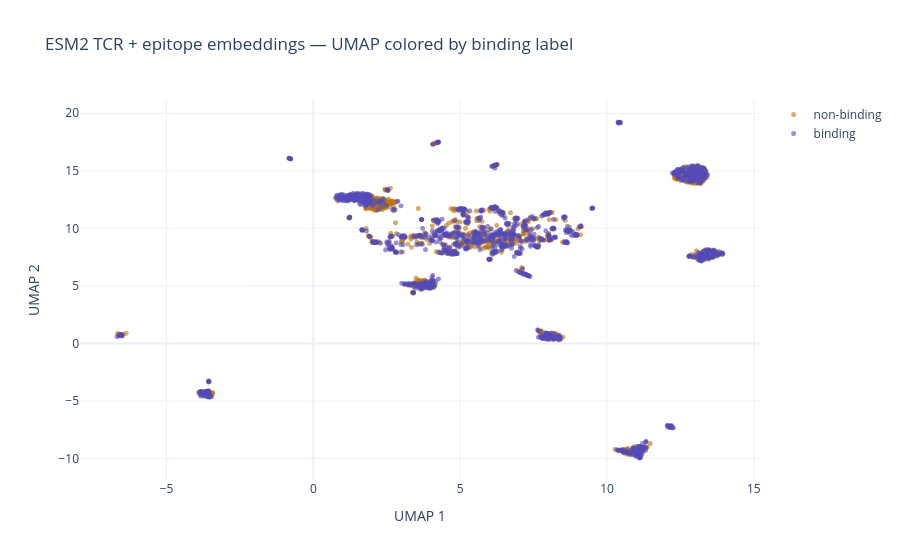
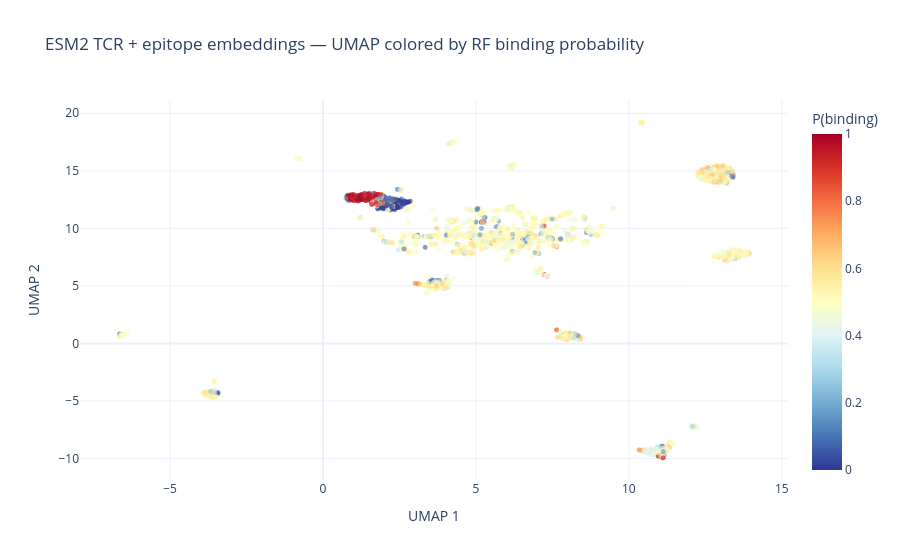

Notebook source saved alongside these figures, in order:
### Markdown cell above
This UMAP is computed on the full 640-dimensional feature vector used by the Random Forest — the concatenation of TCR and epitope ESM2 embeddings — so each point represents a TCR–epitope pair, and any visible structure reflects the joint biochemical compatibility captured by the model.

### Code cell
# ── UMAP on the full concatenated embedding (TCR + epitope = 640 dims) ────
# This is what the Random Forest actually learned from
%pip install umap-learn plotly

import umap
import plotly.express as px
import pandas as pd
import numpy as np

# ── 1. Subsample for speed (UMAP on 120k points is slow in a notebook) ────
N_VIZ = 3000
rng   = np.random.default_rng(42)
idx   = rng.choice(len(X_test), size=N_VIZ, replace=False)

X_viz = X_test[idx]          # (3000, 640)  — ESM2 embeddings
y_viz = y_test[idx]           # 0 = non-binding, 1 = binding

print("Running UMAP on TCR + epitope embeddings (640 dims)...")
reducer_full = umap.UMAP(n_components=2, n_neighbors=30, min_dist=0.1,
                          random_state=42, n_jobs=1)
full_2d = reducer_full.fit_transform(X_viz)   # (3000, 640) → (3000, 2)

df_full = pd.DataFrame({
    "UMAP 1"  : full_2d[:, 0],
    "UMAP 2"  : full_2d[:, 1],
    "label"   : ["binding" if l == 1 else "non-binding" for l in y_viz],
    "prob_rf" : rf.predict_proba(X_viz)[:, 1].round(3),
})

# ── colored by true label ─────────────────────────────────────────────────
fig3 = px.scatter(
    df_full,
    x="UMAP 1", y="UMAP 2",
    color="label",
    color_discrete_map={"binding": "#534AB7", "non-binding": "#BA7517"},
    hover_data={"prob_rf": True, "UMAP 1": False, "UMAP 2": False},
    opacity=0.6,
    title="ESM2 TCR + epitope embeddings — UMAP colored by binding label",
    labels={"label": ""},
    template="plotly_white",
)
fig3.update_traces(marker=dict(size=5))
fig3.show()

# ── colored by RF probability ─────────────────────────────────────────────
fig4 = px.scatter(
    df_full,
    x="UMAP 1", y="UMAP 2",
    color="prob_rf",
    color_continuous_scale="RdYlBu_r",
    range_color=[0, 1],
    opacity=0.6,
    title="ESM2 TCR + epitope embeddings — UMAP colored by RF binding probability",
    labels={"prob_rf": "P(binding)"},
    template="plotly_white",
)
fig4.update_traces(marker=dict(size=5))
fig4.show()

### Figure 1 — Plotly figure (JSON) as saved in the notebook; plotly's stock layout.template omitted (floating-point values rounded to 4 significant figures; data arrays with more than 128 entries replaced by an {"elided": "..."} marker saying what was removed)
{"data": [{"customdata": {"elided": "1486x1 float values"}, "hovertemplate": "=non-binding<br>prob_rf=%{customdata[0]}<extra></extra>", "legendgroup": "non-binding", "marker": {"color": "#BA7517", "opacity": 0.6, "size": 5, "symbol": "circle"}, "mode": "markers", "name": "non-binding", "showlegend": true, "type": "scattergl", "x": {"elided": "1486 float values"}, "xaxis": "x", "y": {"elided": "1486 float values"}, "yaxis": "y"}, {"customdata": {"elided": "1514x1 float values"}, "hovertemplate": "=binding<br>prob_rf=%{customdata[0]}<extra></extra>", "legendgroup": "binding", "marker": {"color": "#534AB7", "opacity": 0.6, "size": 5, "symbol": "circle"}, "mode": "markers", "name": "binding", "showlegend": true, "type": "scattergl", "x": {"elided": "1514 float values"}, "xaxis": "x", "y": {"elided": "1514 float values"}, "yaxis": "y"}], "layout": {"legend": {"title": {"text": ""}, "tracegroupgap": 0}, "title": {"text": "ESM2 TCR + epitope embeddings — UMAP colored by binding label"}, "xaxis": {"anchor": "y", "domain": [0, 1], "title": {"text": "UMAP 1"}}, "yaxis": {"anchor": "x", "domain": [0, 1], "title": {"text": "UMAP 2"}}}}

### Figure 2 — Plotly figure (JSON) as saved in the notebook; plotly's stock layout.template omitted (floating-point values rounded to 4 significant figures; data arrays with more than 128 entries replaced by an {"elided": "..."} marker saying what was removed)
{"data": [{"hovertemplate": "UMAP 1=%{x}<br>UMAP 2=%{y}<br>P(binding)=%{marker.color}<extra></extra>", "legendgroup": "", "marker": {"color": {"elided": "3000 float values"}, "coloraxis": "coloraxis", "opacity": 0.6, "size": 5, "symbol": "circle"}, "mode": "markers", "name": "", "showlegend": false, "type": "scattergl", "x": {"elided": "3000 float values"}, "xaxis": "x", "y": {"elided": "3000 float values"}, "yaxis": "y"}], "layout": {"coloraxis": {"cmax": 1, "cmin": 0, "colorbar": {"title": {"text": "P(binding)"}}, "colorscale": [[0, "rgb(49,54,149)"], [0.1, "rgb(69,117,180)"], [0.2, "rgb(116,173,209)"], [0.3, "rgb(171,217,233)"], [0.4, "rgb(224,243,248)"], [0.5, "rgb(255,255,191)"], [0.6, "rgb(254,224,144)"], [0.7, "rgb(253,174,97)"], [0.8, "rgb(244,109,67)"], [0.9, "rgb(215,48,39)"], [1, "rgb(165,0,38)"]]}, "legend": {"tracegroupgap": 0}, "title": {"text": "ESM2 TCR + epitope embeddings — UMAP colored by RF binding probability"}, "xaxis": {"anchor": "y", "domain": [0, 1], "title": {"text": "UMAP 1"}}, "yaxis": {"anchor": "x", "domain": [0, 1], "title": {"text": "UMAP 2"}}}}
